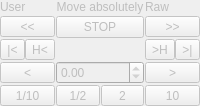
    <widget class="QWidget" name="control" native="true">
     <property name="enabled">
      <bool>false</bool>
     </property>
     <property name="sizePolicy">
      <sizepolicy hsizetype="Minimum" vsizetype="Fixed">
       <horstretch>0</horstretch>
       <verstretch>0</verstretch>
      </sizepolicy>
     </property>
     <layout class="QGridLayout" name="gridLayout_2">
      <property name="leftMargin">
       <number>0</number>
      </property>
      <property name="topMargin">
       <number>0</number>
      </property>
      <property name="rightMargin">
       <number>0</number>
      </property>
      <property name="bottomMargin">
       <number>0</number>
      </property>
      <property name="spacing">
       <number>1</number>
      </property>
      <item row="0" column="0">
       <widget class="QLabel" name="label_3">
        <property name="sizePolicy">
         <sizepolicy hsizetype="Preferred" vsizetype="Fixed">
          <horstretch>0</horstretch>
          <verstretch>0</verstretch>
         </sizepolicy>
        </property>
        <property name="text">
         <string>User</string>
        </property>
       </widget>
      </item>
      <item row="0" column="1" colspan="2">
       <widget class="QLabel" name="label_21">
        <property name="sizePolicy">
         <sizepolicy hsizetype="Preferred" vsizetype="Fixed">
          <horstretch>0</horstretch>
          <verstretch>0</verstretch>
         </sizepolicy>
        </property>
        <property name="text">
         <string>Move absolutely</string>
        </property>
        <property name="alignment">
         <set>Qt::AlignCenter</set>
        </property>
       </widget>
      </item>
      <item row="4" column="1" colspan="2">
       <widget class="QWidget" name="placeControlRel" native="true">
        <property name="sizePolicy">
         <sizepolicy hsizetype="Preferred" vsizetype="Fixed">
          <horstretch>0</horstretch>
          <verstretch>0</verstretch>
         </sizepolicy>
        </property>
        <layout class="QVBoxLayout" name="layControlRel">
         <property name="spacing">
          <number>0</number>
         </property>
         <property name="sizeConstraint">
          <enum>QLayout::SetMinAndMaxSize</enum>
         </property>
         <property name="leftMargin">
          <number>0</number>
         </property>
         <property name="topMargin">
          <number>0</number>
         </property>
         <property name="rightMargin">
          <number>0</number>
         </property>
         <property name="bottomMargin">
          <number>0</number>
         </property>
        </layout>
       </widget>
      </item>
      <item row="5" column="0">
       <widget class="QToolButton" name="goM">
        <property name="enabled">
         <bool>false</bool>
        </property>
        <property name="sizePolicy">
         <sizepolicy hsizetype="Preferred" vsizetype="Fixed">
          <horstretch>0</horstretch>
          <verstretch>0</verstretch>
         </sizepolicy>
        </property>
        <property name="toolTip">
         <string>Move to minus by the step</string>
        </property>
        <property name="text">
         <string>&lt;</string>
        </property>
       </widget>
      </item>
      <item row="5" column="1" colspan="2">
       <widget class="QMDoubleSpinBox" name="step">
        <property name="sizePolicy">
         <sizepolicy hsizetype="Preferred" vsizetype="Fixed">
          <horstretch>0</horstretch>
          <verstretch>0</verstretch>
         </sizepolicy>
        </property>
        <property name="toolTip">
         <string>Step</string>
        </property>
        <property name="keyboardTracking">
         <bool>false</bool>
        </property>
        <property name="minimum">
         <double>-2147483647.000000000000000</double>
        </property>
        <property name="maximum">
         <double>2147483647.000000000000000</double>
        </property>
       </widget>
      </item>
      <item row="6" column="0">
       <widget class="QToolButton" name="stepD10">
        <property name="sizePolicy">
         <sizepolicy hsizetype="Preferred" vsizetype="Fixed">
          <horstretch>0</horstretch>
          <verstretch>0</verstretch>
         </sizepolicy>
        </property>
        <property name="toolTip">
         <string>Divide step by 10</string>
        </property>
        <property name="text">
         <string>1/10</string>
        </property>
       </widget>
      </item>
      <item row="6" column="1">
       <widget class="QToolButton" name="stepD2">
        <property name="sizePolicy">
         <sizepolicy hsizetype="Preferred" vsizetype="Fixed">
          <horstretch>0</horstretch>
          <verstretch>0</verstretch>
         </sizepolicy>
        </property>
        <property name="toolTip">
         <string>Divide step by 2</string>
        </property>
        <property name="text">
         <string>1/2</string>
        </property>
       </widget>
      </item>
      <item row="6" column="2">
       <widget class="QToolButton" name="stepM2">
        <property name="sizePolicy">
         <sizepolicy hsizetype="Preferred" vsizetype="Fixed">
          <horstretch>0</horstretch>
          <verstretch>0</verstretch>
         </sizepolicy>
        </property>
        <property name="toolTip">
         <string>Multiply step by 2</string>
        </property>
        <property name="text">
         <string>2</string>
        </property>
       </widget>
      </item>
      <item row="6" column="3">
       <widget class="QToolButton" name="stepM10">
        <property name="sizePolicy">
         <sizepolicy hsizetype="Preferred" vsizetype="Fixed">
          <horstretch>0</horstretch>
          <verstretch>0</verstretch>
         </sizepolicy>
        </property>
        <property name="toolTip">
         <string>Multiply step by 10</string>
        </property>
        <property name="text">
         <string>10</string>
        </property>
       </widget>
      </item>
      <item row="5" column="3">
       <widget class="QToolButton" name="goP">
        <property name="enabled">
         <bool>false</bool>
        </property>
        <property name="sizePolicy">
         <sizepolicy hsizetype="Preferred" vsizetype="Fixed">
          <horstretch>0</horstretch>
          <verstretch>0</verstretch>
         </sizepolicy>
        </property>
        <property name="toolTip">
         <string>Move to plus by step</string>
        </property>
        <property name="text">
         <string>&gt;</string>
        </property>
       </widget>
      </item>
      <item row="0" column="3">
       <widget class="QLabel" name="label_7">
        <property name="sizePolicy">
         <sizepolicy hsizetype="Preferred" vsizetype="Fixed">
          <horstretch>0</horstretch>
          <verstretch>0</verstretch>
         </sizepolicy>
        </property>
        <property name="layoutDirection">
         <enum>Qt::RightToLeft</enum>
        </property>
        <property name="text">
         <string>Raw</string>
        </property>
       </widget>
      </item>
      <item row="1" column="0" colspan="2">
       <widget class="QWidget" name="placeControlUser" native="true">
        <property name="sizePolicy">
         <sizepolicy hsizetype="Preferred" vsizetype="Fixed">
          <horstretch>0</horstretch>
          <verstretch>0</verstretch>
         </sizepolicy>
        </property>
        <layout class="QVBoxLayout" name="layControlUser">
         <property name="spacing">
          <number>0</number>
         </property>
         <property name="sizeConstraint">
          <enum>QLayout::SetMinAndMaxSize</enum>
         </property>
         <property name="leftMargin">
          <number>0</number>
         </property>
         <property name="topMargin">
          <number>0</number>
         </property>
         <property name="rightMargin">
          <number>0</number>
         </property>
         <property name="bottomMargin">
          <number>0</number>
         </property>
        </layout>
       </widget>
      </item>
      <item row="1" column="2" colspan="2">
       <widget class="QWidget" name="placeControlRaw" native="true">
        <property name="sizePolicy">
         <sizepolicy hsizetype="Preferred" vsizetype="Fixed">
          <horstretch>0</horstretch>
          <verstretch>0</verstretch>
         </sizepolicy>
        </property>
        <layout class="QVBoxLayout" name="layControlRaw">
         <property name="spacing">
          <number>0</number>
         </property>
         <property name="sizeConstraint">
          <enum>QLayout::SetMinAndMaxSize</enum>
         </property>
         <property name="leftMargin">
          <number>0</number>
         </property>
         <property name="topMargin">
          <number>0</number>
         </property>
         <property name="rightMargin">
          <number>0</number>
         </property>
         <property name="bottomMargin">
          <number>0</number>
         </property>
        </layout>
       </widget>
      </item>
      <item row="2" column="0">
       <widget class="QToolButton" name="jogM">
        <property name="enabled">
         <bool>false</bool>
        </property>
        <property name="sizePolicy">
         <sizepolicy hsizetype="Preferred" vsizetype="Fixed">
          <horstretch>0</horstretch>
          <verstretch>0</verstretch>
         </sizepolicy>
        </property>
        <property name="toolTip">
         <string>Press to jog, release to stop jogging</string>
        </property>
        <property name="text">
         <string>&lt;&lt;</string>
        </property>
        <property name="checkable">
         <bool>false</bool>
        </property>
       </widget>
      </item>
      <item row="2" column="1" colspan="2">
       <widget class="QPushButton" name="stop">
        <property name="enabled">
         <bool>false</bool>
        </property>
        <property name="sizePolicy">
         <sizepolicy hsizetype="Preferred" vsizetype="Fixed">
          <horstretch>0</horstretch>
          <verstretch>0</verstretch>
         </sizepolicy>
        </property>
        <property name="toolTip">
         <string>Stop motion</string>
        </property>
        <property name="text">
         <string>STOP</string>
        </property>
       </widget>
      </item>
      <item row="2" column="3">
       <widget class="QToolButton" name="jogP">
        <property name="enabled">
         <bool>false</bool>
        </property>
        <property name="sizePolicy">
         <sizepolicy hsizetype="Preferred" vsizetype="Fixed">
          <horstretch>0</horstretch>
          <verstretch>0</verstretch>
         </sizepolicy>
        </property>
        <property name="toolTip">
         <string>Press to jog, release to stop jogging</string>
        </property>
        <property name="text">
         <string>&gt;&gt;</string>
        </property>
        <property name="checkable">
         <bool>false</bool>
        </property>
       </widget>
      </item>
      <item row="4" column="3">
       <layout class="QHBoxLayout" name="horizontalLayout_7">
        <property name="spacing">
         <number>0</number>
        </property>
        <item>
         <widget class="QToolButton" name="goHomeP">
          <property name="sizePolicy">
           <sizepolicy hsizetype="Preferred" vsizetype="Fixed">
            <horstretch>0</horstretch>
            <verstretch>0</verstretch>
           </sizepolicy>
          </property>
          <property name="toolTip">
           <string>go home in positive direction</string>
          </property>
          <property name="text">
           <string>&gt;H</string>
          </property>
         </widget>
        </item>
        <item>
         <widget class="QToolButton" name="goLimitP">
          <property name="enabled">
           <bool>false</bool>
          </property>
          <property name="sizePolicy">
           <sizepolicy hsizetype="Preferred" vsizetype="Fixed">
            <horstretch>0</horstretch>
            <verstretch>0</verstretch>
           </sizepolicy>
          </property>
          <property name="toolTip">
           <string>Go to positive limit (hard or soft - whatever is activated first)</string>
          </property>
          <property name="text">
           <string>&gt;|</string>
          </property>
         </widget>
        </item>
       </layout>
      </item>
      <item row="4" column="0">
       <layout class="QHBoxLayout" name="horizontalLayout_8">
        <property name="spacing">
         <number>0</number>
        </property>
        <item>
         <widget class="QToolButton" name="goLimitM">
          <property name="enabled">
           <bool>false</bool>
          </property>
          <property name="sizePolicy">
           <sizepolicy hsizetype="Preferred" vsizetype="Fixed">
            <horstretch>0</horstretch>
            <verstretch>0</verstretch>
           </sizepolicy>
          </property>
          <property name="toolTip">
           <string>Go to negative limit (hard or soft - whatever is activated first)</string>
          </property>
          <property name="text">
           <string>|&lt;</string>
          </property>
         </widget>
        </item>
        <item>
         <widget class="QToolButton" name="goHomeM">
          <property name="sizePolicy">
           <sizepolicy hsizetype="Preferred" vsizetype="Fixed">
            <horstretch>0</horstretch>
            <verstretch>0</verstretch>
           </sizepolicy>
          </property>
          <property name="toolTip">
           <string>Go home in negative direction</string>
          </property>
          <property name="text">
           <string>H&lt;</string>
          </property>
         </widget>
        </item>
       </layout>
      </item>
     </layout>
    </widget>
